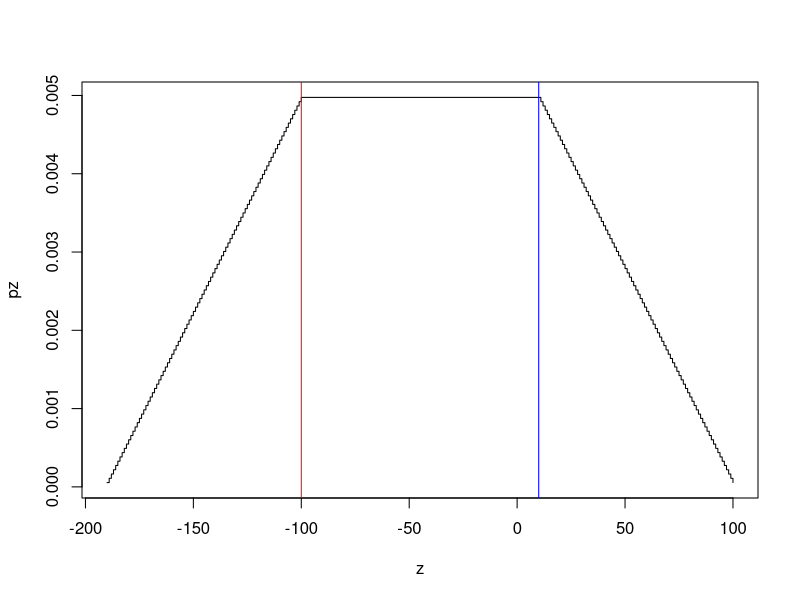
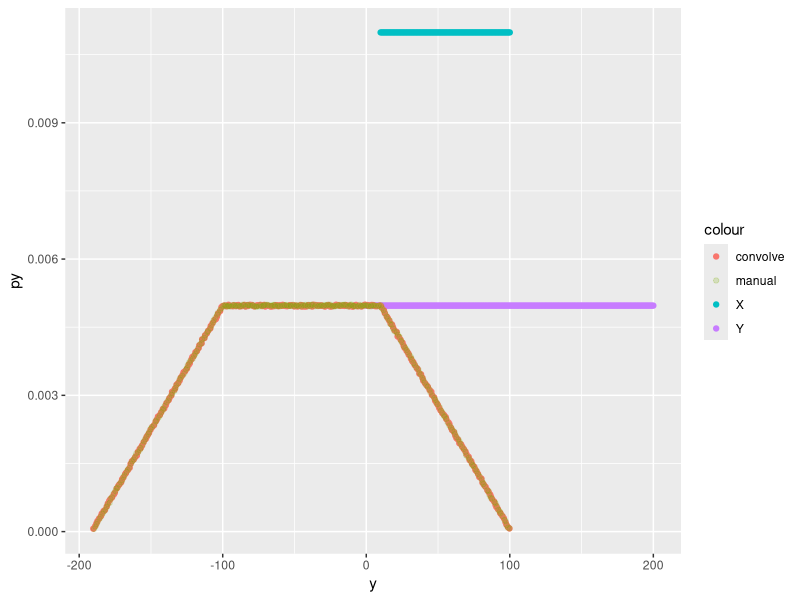
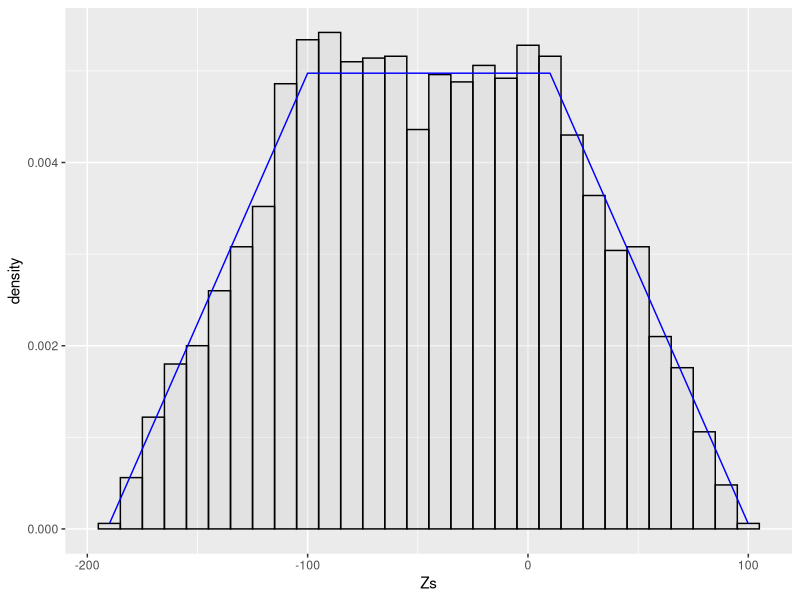

Write R code to recreate these figures, in order.
library(ggplot2)

# Calculate P[ |X - Y| < m ] where X, Y are discrete uniform RVs

N = 100
M = 200
m = 33

# X - Discrete Uniform
x = seq(10, N, 1)
px = rep(1/(max(x) - min(x) + 1), length(x))
X = cbind(x, px)

# Y - Discrete Uniform
y = seq(0, M, 1)
py = rep(1/(max(y) - min(y) + 1), length(y))
Y = cbind(y, py)

# Z = X - Y
z = seq((min(x) - max(y)), (max(x) - min(y)), 1)
pz = rep(0, length(z))
Z = cbind(z, pz)

# pdf of Z is the convolution of X and Y
for(i in 1:length(z)) # z index
{
	sum = 0
	for(j in 1:length(x)) # x index
	{
		temp = X[j,1] - Z[i,1]
		#cat("temp", temp, "\n")
		if ((min(y)<=temp) && (temp<=max(y)))
		{		
			#cat("i, j = ", i, j, "\n")
			sum = sum + X[j, 2] * Y[(y==temp),2]
			#cat("sum = ", sum, "\n")
		}
	}
	Z[i,2] = sum
}

cat("Fz = ", sum(Z[,2]), "(should be 1)\n")
sum(Z[(z > -m) & (z < m),2])
sum(Z[(z >= -m) & (z <= m), 2])
plot(Z, type="s")
abline(v = (max(x)-max(y)), col="red")
abline(v = (min(x)-min(y)), col="blue")

# Using convolve
Ydf = data.frame(y = seq(0,M,1),
                 py = py)
Xdf = data.frame(x = seq(10, N, 1),
                 px = px)

Zdf = data.frame(z = seq(-190, 100, 1),
                 pz = convolve(Ydf$py, Xdf$px, type = "o"))

ggplot() +
  geom_point(data = Ydf, 
             mapping = aes(x = y, y = py, color = "Y")) +
  geom_point(data = Xdf, 
             mapping = aes(x = x, y = px, color = "X")) +
  geom_point(data = Zdf, 
             mapping = aes(x = z, y = pz, color = "convolve"),
             position = "jitter") +
  geom_point(data = as.data.frame(Z), 
             mapping = aes(x = z, y = pz, color = "manual"), 
             alpha = 0.2,
             position = "jitter")

# Now compare to bootstrap
N = 5000
Xs = runif(N, 10, 100)
Ys = runif(N, 1, 200)
Zs = Xs - Ys

sum((Zs > -m) & (Zs < m)) / length(Zs)

ggplot() +
  geom_histogram(data = as.data.frame(Zs),
                 mapping = aes(x = Zs, y = ..density..),
                 binwidth = 10,
                 fill = "grey",
                 color = "black",
                 alpha = 0.2) +
  geom_line(data = as.data.frame(Z),
            mapping = aes(z, pz),
            color = "blue")
